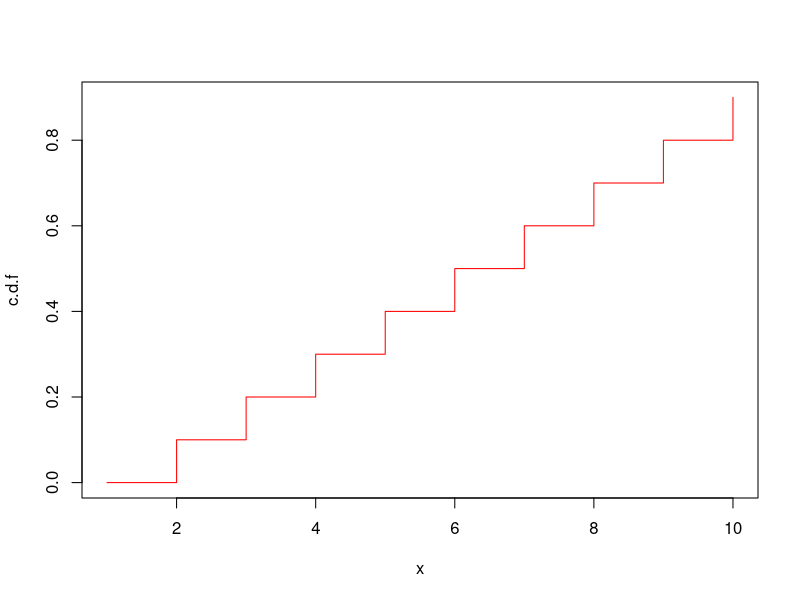
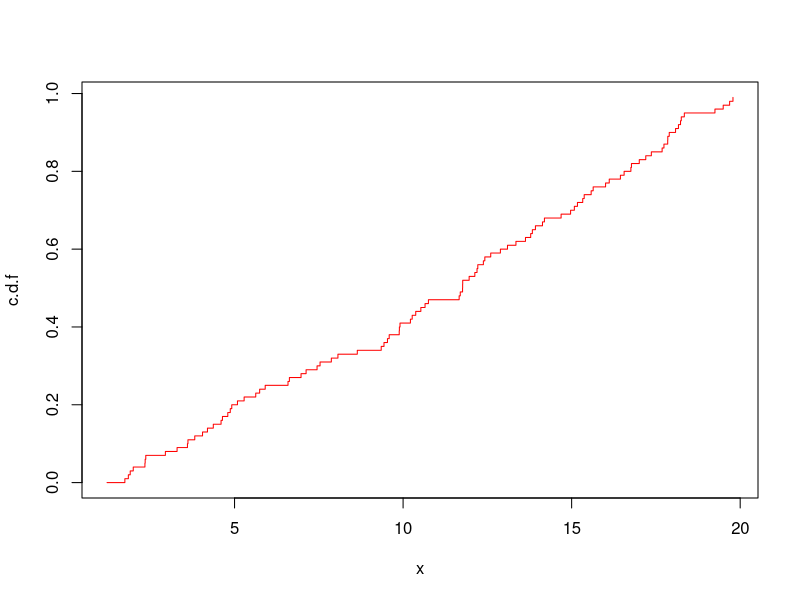
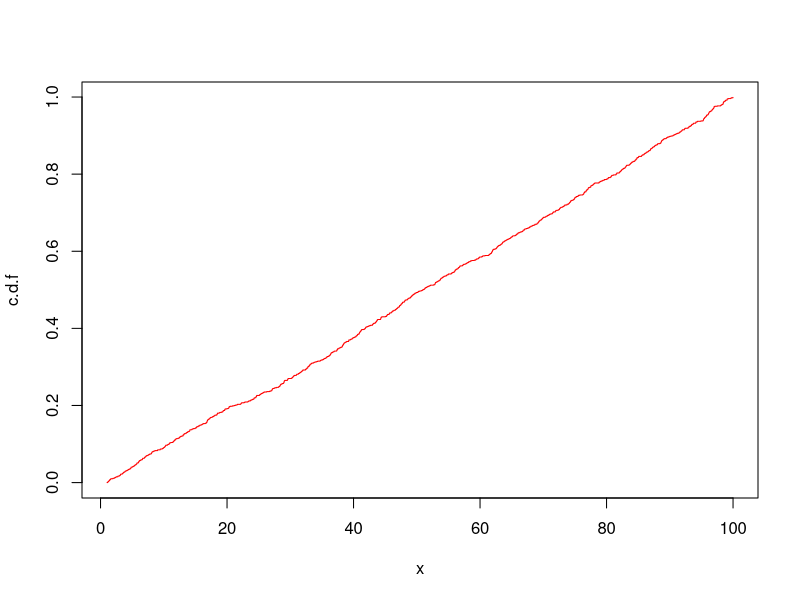

Generate these figures, in order, with R:
#' ###
#' APTS 4. "Some exercises"
#' ###

rm(list=ls())

# Question 5 --------------------------------------------------------------

# a) ----

q5 <- function(x){
  n <- length(x) # Get number of entries in 
  store <- c() # Initialise empty vector 
  for(i in 1:n){ # For each x_i value
    store[i] <- length(which(x < x[i]))/n # Calculate c.d.f
  }
  return(store) # Return in order
}
x <- 1:10 # Test on trivial set 1:10
q5(x) # Looks like it works

# Bigger, random sample
set.seed(1995)
x <- runif(1e3,1, 20) # Slows down a lot after 1000!
q5(x) # Looks as though it works.

# b) ----
# Modifying the above function to plot something if required.

q5b <- function(x, make.plot = F){
  n <- length(x) # Get number of entries in 
  store <- c() # Initialise empty vector 
  for(i in 1:n){ # For each x_i value
    store[i] <- length(which(x < x[i]))/n # Calculate c.d.f
  }
  
  if(make.plot){ # If we want to make a plot...
    df <- data.frame(x, store)
    df <- dplyr::arrange(df, x) # Arrange or will look a mess.
    plot(df$x, df$store, "s", col = "red", xlab = "x", ylab = "c.d.f") # Step plot.
  }
  
  return(store) # Return in order
}

x <- 1:10 # Small sample 1:10 to see if it works.
q5b(x)
q5b(x, make.plot = T) # cool
x <- runif(100,1, 20) # Bigger sample
q5b(x, make.plot = T)
x <- runif(1000, 1, 100)
q5b(x, make.plot = T) # Approaching a straight line at this point.
